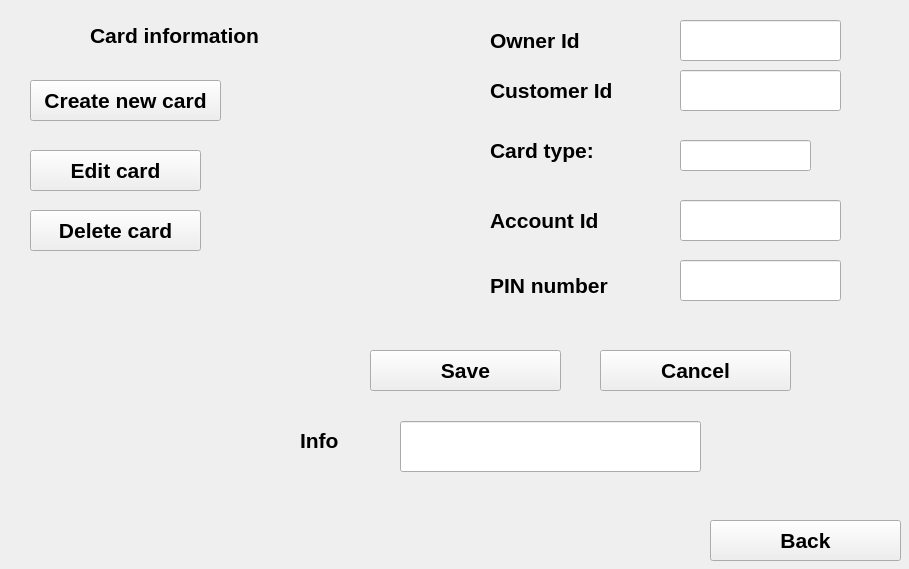
<?xml version="1.0" encoding="UTF-8"?>
<ui version="4.0">
 <class>Edit_Card_</class>
 <widget class="QWidget" name="Edit_Card_">
  <property name="geometry">
   <rect>
    <x>0</x>
    <y>0</y>
    <width>909</width>
    <height>569</height>
   </rect>
  </property>
  <property name="windowTitle">
   <string>Form</string>
  </property>
  <widget class="QLineEdit" name="lineEditAccountId">
   <property name="geometry">
    <rect>
     <x>680</x>
     <y>200</y>
     <width>161</width>
     <height>41</height>
    </rect>
   </property>
  </widget>
  <widget class="QLineEdit" name="lineEditCardType">
   <property name="geometry">
    <rect>
     <x>680</x>
     <y>140</y>
     <width>131</width>
     <height>31</height>
    </rect>
   </property>
  </widget>
  <widget class="QLineEdit" name="lineEditCardInfo">
   <property name="geometry">
    <rect>
     <x>400</x>
     <y>421</y>
     <width>301</width>
     <height>51</height>
    </rect>
   </property>
  </widget>
  <widget class="QPushButton" name="buttonCreateNewCard">
   <property name="geometry">
    <rect>
     <x>30</x>
     <y>80</y>
     <width>191</width>
     <height>41</height>
    </rect>
   </property>
   <property name="font">
    <font>
     <pointsize>16</pointsize>
     <bold>true</bold>
    </font>
   </property>
   <property name="text">
    <string>Create new card</string>
   </property>
  </widget>
  <widget class="QLabel" name="labelAccountID">
   <property name="geometry">
    <rect>
     <x>490</x>
     <y>180</y>
     <width>151</width>
     <height>81</height>
    </rect>
   </property>
   <property name="font">
    <font>
     <pointsize>16</pointsize>
     <bold>true</bold>
    </font>
   </property>
   <property name="text">
    <string>Account Id</string>
   </property>
  </widget>
  <widget class="QPushButton" name="buttonDeletecard">
   <property name="geometry">
    <rect>
     <x>30</x>
     <y>210</y>
     <width>171</width>
     <height>41</height>
    </rect>
   </property>
   <property name="font">
    <font>
     <pointsize>16</pointsize>
     <bold>true</bold>
    </font>
   </property>
   <property name="text">
    <string>Delete card</string>
   </property>
  </widget>
  <widget class="QLineEdit" name="lineEditCustomerID">
   <property name="geometry">
    <rect>
     <x>680</x>
     <y>70</y>
     <width>161</width>
     <height>41</height>
    </rect>
   </property>
  </widget>
  <widget class="QLabel" name="labelPinNumber">
   <property name="geometry">
    <rect>
     <x>490</x>
     <y>260</y>
     <width>151</width>
     <height>51</height>
    </rect>
   </property>
   <property name="font">
    <font>
     <pointsize>16</pointsize>
     <bold>true</bold>
    </font>
   </property>
   <property name="text">
    <string>PIN number</string>
   </property>
  </widget>
  <widget class="QLabel" name="labelEditCard_3">
   <property name="geometry">
    <rect>
     <x>490</x>
     <y>110</y>
     <width>151</width>
     <height>81</height>
    </rect>
   </property>
   <property name="font">
    <font>
     <pointsize>16</pointsize>
     <bold>true</bold>
    </font>
   </property>
   <property name="text">
    <string>Card type:</string>
   </property>
  </widget>
  <widget class="QLabel" name="labelCustomerID">
   <property name="geometry">
    <rect>
     <x>490</x>
     <y>50</y>
     <width>151</width>
     <height>81</height>
    </rect>
   </property>
   <property name="font">
    <font>
     <pointsize>16</pointsize>
     <bold>true</bold>
    </font>
   </property>
   <property name="text">
    <string>Customer Id</string>
   </property>
  </widget>
  <widget class="QLabel" name="labelCardInformation">
   <property name="geometry">
    <rect>
     <x>90</x>
     <y>10</y>
     <width>181</width>
     <height>51</height>
    </rect>
   </property>
   <property name="font">
    <font>
     <pointsize>16</pointsize>
     <bold>true</bold>
    </font>
   </property>
   <property name="text">
    <string>Card information</string>
   </property>
  </widget>
  <widget class="QLineEdit" name="lineEditPinNumber">
   <property name="geometry">
    <rect>
     <x>680</x>
     <y>260</y>
     <width>161</width>
     <height>41</height>
    </rect>
   </property>
  </widget>
  <widget class="QPushButton" name="buttonBack">
   <property name="geometry">
    <rect>
     <x>710</x>
     <y>520</y>
     <width>191</width>
     <height>41</height>
    </rect>
   </property>
   <property name="font">
    <font>
     <pointsize>16</pointsize>
     <bold>true</bold>
    </font>
   </property>
   <property name="text">
    <string>Back</string>
   </property>
  </widget>
  <widget class="QPushButton" name="buttonSave">
   <property name="geometry">
    <rect>
     <x>370</x>
     <y>350</y>
     <width>191</width>
     <height>41</height>
    </rect>
   </property>
   <property name="font">
    <font>
     <pointsize>16</pointsize>
     <bold>true</bold>
    </font>
   </property>
   <property name="text">
    <string>Save</string>
   </property>
  </widget>
  <widget class="QPushButton" name="buttonCancel">
   <property name="geometry">
    <rect>
     <x>600</x>
     <y>350</y>
     <width>191</width>
     <height>41</height>
    </rect>
   </property>
   <property name="font">
    <font>
     <pointsize>16</pointsize>
     <bold>true</bold>
    </font>
   </property>
   <property name="text">
    <string>Cancel</string>
   </property>
  </widget>
  <widget class="QLabel" name="labelInfo">
   <property name="geometry">
    <rect>
     <x>300</x>
     <y>430</y>
     <width>81</width>
     <height>21</height>
    </rect>
   </property>
   <property name="font">
    <font>
     <pointsize>16</pointsize>
     <bold>true</bold>
    </font>
   </property>
   <property name="text">
    <string>Info</string>
   </property>
  </widget>
  <widget class="QLabel" name="labelOwnerID">
   <property name="geometry">
    <rect>
     <x>490</x>
     <y>0</y>
     <width>151</width>
     <height>81</height>
    </rect>
   </property>
   <property name="font">
    <font>
     <pointsize>16</pointsize>
     <bold>true</bold>
    </font>
   </property>
   <property name="text">
    <string>Owner Id</string>
   </property>
  </widget>
  <widget class="QLineEdit" name="lineEditOwnerID">
   <property name="geometry">
    <rect>
     <x>680</x>
     <y>20</y>
     <width>161</width>
     <height>41</height>
    </rect>
   </property>
  </widget>
  <widget class="QPushButton" name="buttonEditCard">
   <property name="geometry">
    <rect>
     <x>30</x>
     <y>150</y>
     <width>171</width>
     <height>41</height>
    </rect>
   </property>
   <property name="font">
    <font>
     <pointsize>16</pointsize>
     <bold>true</bold>
    </font>
   </property>
   <property name="text">
    <string>Edit card</string>
   </property>
  </widget>
 </widget>
 <resources/>
 <connections/>
</ui>
